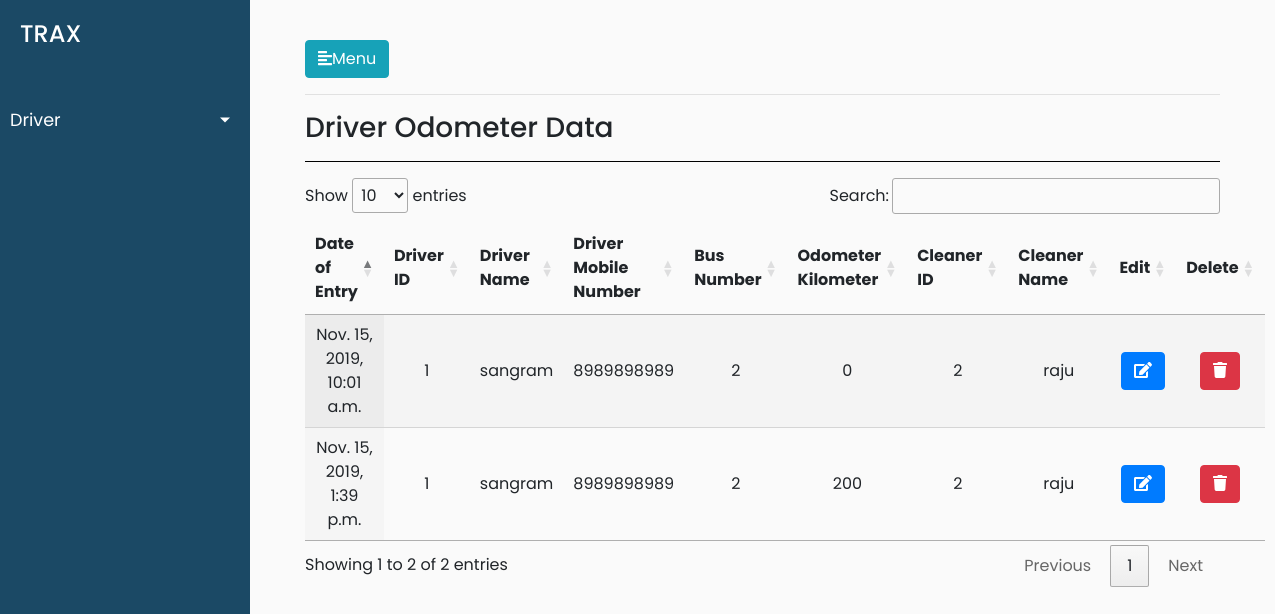
Page /driver/driver_odometer on the earlier database version.
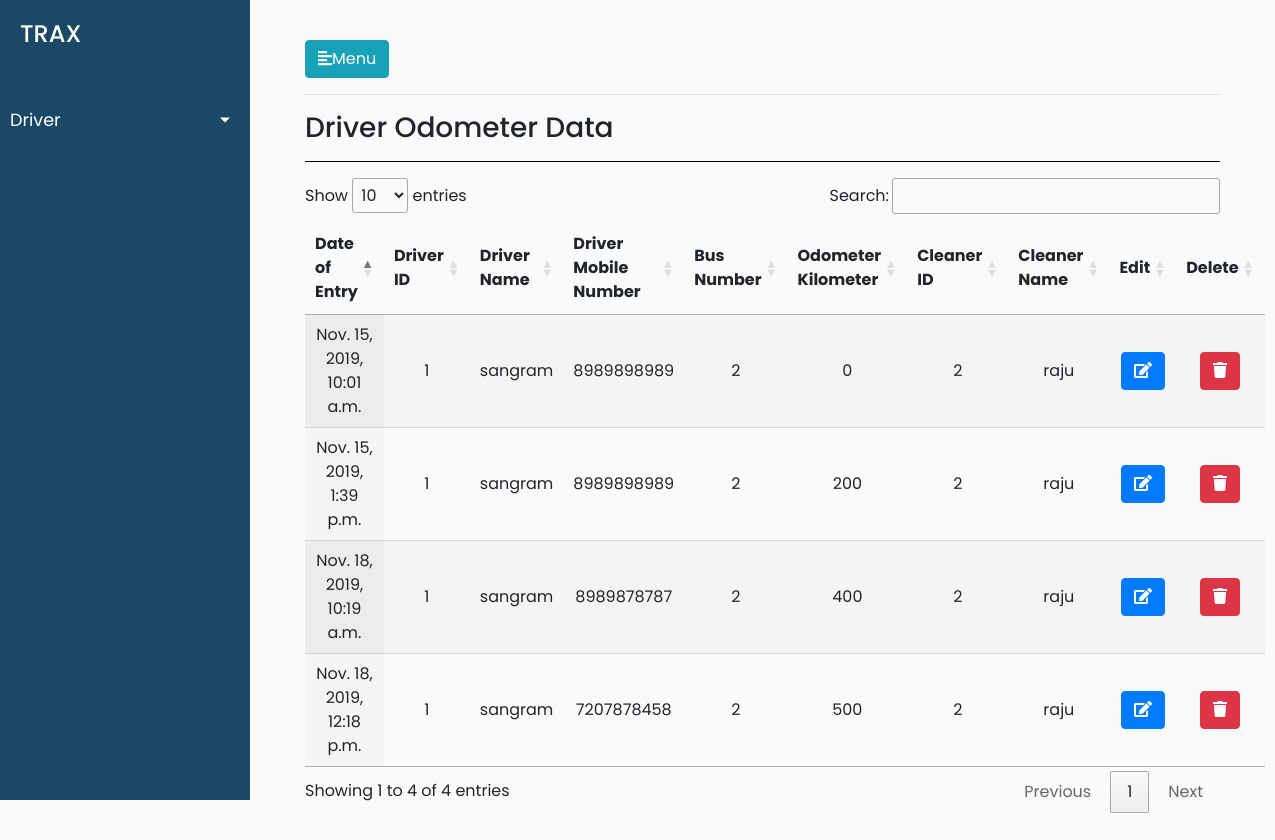
Same page on the later database version.
### trax_vehicle_manager_data/models.py (models this page shows, shortened)
class Drivers_Odometer_Data(models.Model):
        drivers_odometer_data_date_of_entry = models.DateTimeField(default=timezone.now)
        drivers_odometer_data_driver_id = models.ForeignKey(Drivers, on_delete = models.CASCADE)
        drivers_odometer_data_mobile_number = models.CharField(max_length=12,blank=True)
        drivers_odometer_data_vehicle_number = models.ForeignKey(Vehicles, on_delete = models.CASCADE,blank=True, null=True)
        drivers_odometer_data_odometer_kilometer = models.CharField(max_length=12,blank=True)
        drivers_odometer_data_cleaner_id = models.ForeignKey(Cleaners, on_delete = models.CASCADE,blank=True, null=True)
        class Meta:
                verbose_name_plural = "Drivers Odometer List"
                verbose_name = "Driver's Odometer"

class Drivers(models.Model):
        driver_reference_no = models.IntegerField()
        driver_driver_name = models.CharField(max_length=264,default="")
        driver_vehicle_short_number = models.CharField(max_length=12,blank=True)
        driver_vehicle_number = models.CharField(max_length=12,blank=True)
        driver_vehicle_type = models.CharField(max_length=264,blank=True)
        vehicle_type_of_module = models.CharField(max_length=264,blank=True)
        driver_joining_date = models.DateTimeField(default=timezone.now)
        driver_license_number = models.CharField(max_length=264,blank=True)
        driver_aadhar_number = models.CharField(max_length=264,blank=True,default="")
        driver_contact_number = models.CharField(max_length=264,blank=True,default="")
        driver_pan_number = models.CharField(max_length=264,blank=True,default="")
        driver_address_proof = models.CharField(max_length=264,blank=True,default="")
        driver_photoid_proof = models.CharField(max_length=264,blank=True,default="")
        driver_driver_bank_name = models.CharField(max_length=264,default="")
        driver_bank_name = models.CharField(max_length=264,blank=True,default="")
        driver_bank_account_number = models.CharField(max_length=264,blank=True)
        driver_ban_ifsc_code = models.CharField(max_length=264,blank=True,default="")
        driver_bank_branch = models.CharField(max_length=264,blank=True,default="")
        driver_alternate_contact_number=models.CharField(max_length=264,blank=True,default="")
        driver_license_residence_address=models.CharField(max_length=264,blank=True,default="")
        driver_aadhar_card_residence_address=models.CharField(max_length=264,blank=True,default="")
        driver_years_of_experience = models.CharField(max_length=264,blank=True,default="")
        driver_last_employer_name = models.CharField(max_length=264,blank=True,default="")
        driver_years_with_kruze_or_aaron = models.CharField(max_length=264,blank=True,default="")
        def __str__(self):
                return str(self.driver_reference_no)

class Vehicles(models.Model):
        vehicle_id = models.CharField(max_length=900,blank=True)
        vehicle_number = models.CharField(max_length=900,blank=True)
        vehicle_card_number = models.CharField(max_length=900,blank=True)
        vehicle_seating_capacity = models.CharField(max_length=900,blank=True)
        minimum_average = models.CharField(max_length=900,blank=True)
        incremental_average = models.CharField(max_length=900,blank=True)
        vehicle_current_status = models.CharField(max_length=900,blank=True)
        vehicle_buying_date = models.DateTimeField(blank=True)
        vehicle_type = models.CharField(max_length=900,blank=True)
        vehicle_ownership = models.CharField(max_length=900,blank=True)
        vehicle_ownership_details = models.CharField(max_length=900,blank=True)
        vehicle_manufacturer = models.CharField(max_length=900,blank=True)
        vehicle_registered_number = models.CharField(max_length=900,blank=True)
        driver_id = models.ForeignKey(Drivers, on_delete = models.CASCADE)
        cleaner_id = models.ForeignKey(Cleaners, on_delete = models.CASCADE)
        def __str__(self):
            return (self.vehicle_card_number)
        class Meta:
                verbose_name_plural = "Vehicles Master List"
                verbose_name = "Vehicle"

class Cleaners(models.Model):
        cleaner_Id = models.PositiveSmallIntegerField()
        cleaner_Name = models.CharField(max_length=20)
        cleaner_Age = models.IntegerField()
        cleaner_License_Number = models.IntegerField()
        cleaner_Address = models.CharField(max_length=20)
        cleaner_Contact_Number = models.IntegerField()
        cleaner_Salary = models.IntegerField()
        class Meta:
                verbose_name_plural = "Cleaners Master List"
                verbose_name = "Cleaner"

### trax_vehicle_manager_data/views.py (the view)
# urls.py: path('driver/driver_odometer',views.driver_odometer,name='driver_odometer'),
def driver_odometer(request):
    driver_odometer_objects = Drivers_Odometer_Data.objects.all()
    data = {'driver_odometer_list': driver_odometer_objects}
    return render(request,'trax_vehicle_manager_data/driver_odometer.html',data)

### trax_vehicle_manager_data/templates/trax_vehicle_manager_data/driver_odometer.html (shortened to what this page needs)
{% extends 'trax_vehicle_manager_data/base.html' %}
{% load static %}
{% block stylesheets %}
<link rel="stylesheet" href="//cdn.datatables.net/1.10.19/css/jquery.dataTables.min.css">
{% endblock stylesheets %}
{% block content %}
<hr>
<h3>Driver Odometer Data</h3>
<hr style="background-color: black">
<div>
    <table id="test_table" class="display" style="width:100%;text-align: center">
        <thead>
            <tr>
                <th>Date of Entry</th>
                <th>Driver ID</th>
                <th>Driver Name</th>
                <th>Driver Mobile Number</th>
                <th>Bus Number</th>
                <th>Odometer Kilometer</th>
                <th>Cleaner ID</th>
                <th>Cleaner Name</th>
                <th>Edit</th>
                <th>Delete</th>
            </tr>
        </thead>
        <tbody>
            {% for odometer in driver_odometer_list %}
            <tr>
                <td>{{odometer.drivers_odometer_data_date_of_entry}}</td>
                <td>{{odometer.drivers_odometer_data_driver_id}}</td>
                <td>{{odometer.drivers_odometer_data_driver_id.driver_driver_name}}</td>
                <td>{{odometer.drivers_odometer_data_mobile_number}}</td>
                <td>{{odometer.drivers_odometer_data_vehicle_number}}</td>
                <td>{{odometer.drivers_odometer_data_odometer_kilometer}}</td>
                <td>{{odometer.drivers_odometer_data_cleaner_id.cleaner_Id}}</td>
                <td>{{odometer.drivers_odometer_data_cleaner_id.cleaner_Name}}</td>
                <td><button class="btn btn-primary"><i class="fa fa-edit"></i></button></td>
                <td><button class="btn btn-danger"><i class="fa fa-trash"></i></button></td>
            </tr>
            {% endfor %}
        </tbody>
    </table>
</div>
</div>
{% endblock %}

### trax_vehicle_manager_data/templates/trax_vehicle_manager_data/base.html (shortened to what this page needs)
<!DOCTYPE html>
<html>
{% load static %}
<head>
    <link rel="stylesheet" href="https://stackpath.bootstrapcdn.com/bootstrap/4.1.0/css/bootstrap.min.css">
    <link rel="stylesheet" href="{% static 'trax_vehicle_manager_data/style.css' %}">
    <link rel="stylesheet" href="https://cdnjs.cloudflare.com/ajax/libs/malihu-custom-scrollbar-plugin/3.1.5/jquery.mCustomScrollbar.min.css">
    <link rel="stylesheet" type="text/css" href="https://cdn.datatables.net/1.10.15/css/dataTables.jqueryui.min.css" />
    {% block stylesheets %}
    {% endblock stylesheets %}
</head>
<body>
    <div class="wrapper">
        <nav id="sidebar">
            <div class="sidebar-header">
                <h4>TRAX</h4>
            </div>
            <ul class="list-unstyled components">
                <li>
                    <a href="#homeSubmenu" data-toggle="collapse" aria-expanded="false" class="dropdown-toggle">Driver</a>
                </li>
        </nav>
        <div id="content">
            <div class="container-fluid">
                <button type="button" id="sidebarCollapse" class="btn btn-info">
                    <i class="fas fa-align-left"></i>Menu
                </button>
                {% block content %}
                {% endblock %}
            </div>
        </div>
</body>
</html>

### trax_vehicle_manager_data/static/trax_vehicle_manager_data/style.css (style rules this page uses)
body { font-family: 'Poppins', sans-serif; background: #fafafa; }
a, a:hover, a:focus { color: inherit; text-decoration: none; transition: all 0.3s; }
.wrapper { display: flex; width: 100%; }
#sidebar { width: 250px; position: fixed; top: 0; left: 0; height: 100vh; z-index: 999; background: #1B4965; color: #fff; transition: all 0.3s; }
#sidebar .sidebar-header { padding: 20px; background: #1B4965; }
#sidebar ul.components { padding: 20px 0; border-bottom: 1px solid #1B4965; }
#sidebar ul li a { padding: 10px; font-size: 1.1em; display: block; }
a[data-toggle="collapse"] { position: relative; }
.dropdown-toggle::after { display: block; position: absolute; top: 50%; right: 20px; transform: translateY(-50%); }
#content { width: calc(100% - 250px); padding: 40px; min-height: 100vh; transition: all 0.3s; position: absolute; top: 0; right: 0; }
#test_table { text-align: center; }

Differences in the rows shown:
added Drivers_Odometer_Data: drivers_odometer_data_date_of_entry "Nov. 18, 2019, 10:19 a.m.", drivers_odometer_data_driver_id "1", drivers_odometer_data_driver_id.driver_driver_name "sangram", drivers_odometer_data_mobile_number "8989878787", drivers_odometer_data_vehicle_number "2", drivers_odometer_data_odometer_kilometer "400", drivers_odometer_data_cleaner_id.cleaner_Id "2", drivers_odometer_data_cleaner_id.cleaner_Name "raju"
added Drivers_Odometer_Data: drivers_odometer_data_date_of_entry "Nov. 18, 2019, 12:18 p.m.", drivers_odometer_data_driver_id "1", drivers_odometer_data_driver_id.driver_driver_name "sangram", drivers_odometer_data_mobile_number "7207878458", drivers_odometer_data_vehicle_number "2", drivers_odometer_data_odometer_kilometer "500", drivers_odometer_data_cleaner_id.cleaner_Id "2", drivers_odometer_data_cleaner_id.cleaner_Name "raju"
Other differences:
text written by a page script: "Show entries Search: Showing 1 to 2 of 2 entries Previous 1 Next" → "Show entries Search: Showing 1 to 4 of 4 entries Previous 1 Next"
